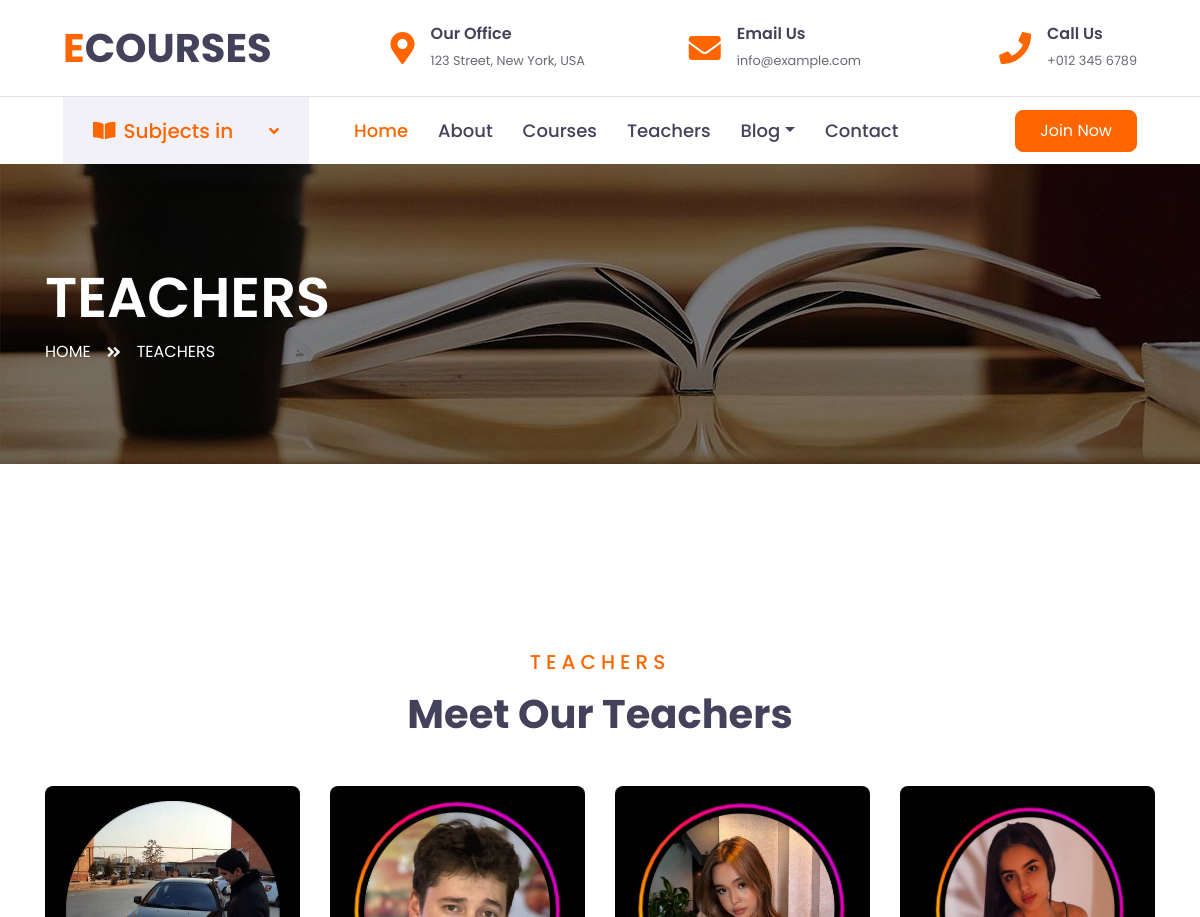
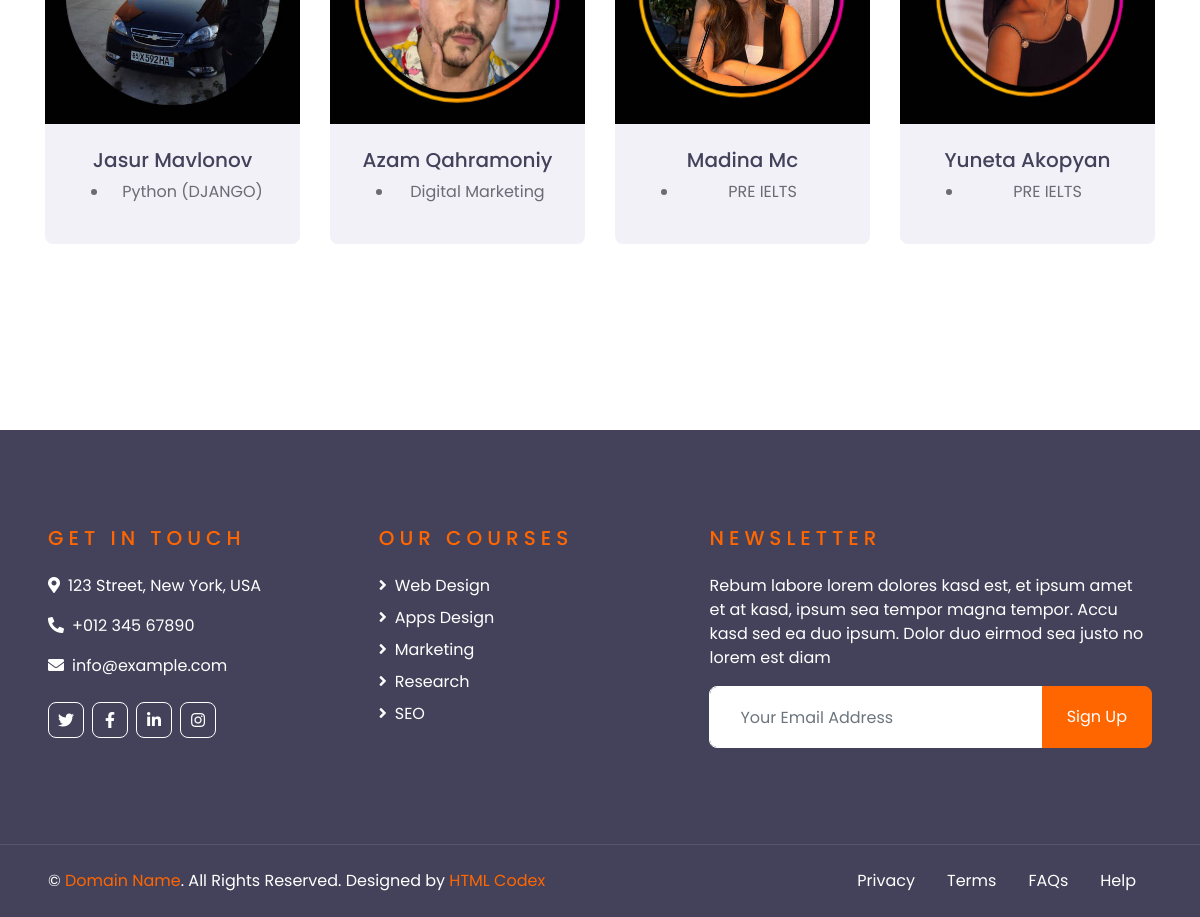
Page /course/teachers/ (signed in) on the committed database (2 pictures, top to bottom).
### online_course/models.py (models this page shows, shortened)
class Teacher(models.Model):
    full_name = models.CharField(max_length=100)
    image = models.ImageField(upload_to='images/teachers/', null=True, blank=True)
    telegram_url = models.URLField(null=True, blank=True)
    instagram_url = models.URLField(null=True, blank=True)

class Course(models.Model):
    name = models.CharField(max_length=100)
    description = models.TextField()
    category = models.ForeignKey(Category, on_delete=models.CASCADE, related_name='categories')
    price = models.FloatField()
    image = models.ImageField(upload_to='images/', blank=True, null=True)
    teachers = models.ForeignKey(Teacher, on_delete=models.CASCADE, related_name='courses')

### online_course/views.py (the view)
# urls.py: path('teachers/', views.TeacherListView.as_view(), name='teachers'),
class TeacherListView(ListView):
    model = Teacher
    context_object_name = 'teachers'
    template_name = 'online_course/teacher.html'
    def get_context_data(self, **kwargs):
        context = super(TeacherListView, self).get_context_data(**kwargs)
        teachers = self.get_queryset()
        context['teachers'] = teachers
        return context

### online_course/templates/online_course/teacher.html (shortened to what this page needs)
{% extends 'online_course/base/base.html' %}
{% load static %}
{% block teachers %}
    <div class="container-fluid page-header" style="margin-bottom: 90px;">
        <div class="container">
            <div class="d-flex flex-column justify-content-center" style="min-height: 300px">
                <h3 class="display-4 text-white text-uppercase">Teachers</h3>
                <div class="d-inline-flex text-white">
                    <p class="m-0 text-uppercase"><a class="text-white" href="">Home</a></p>
                    <i class="fa fa-angle-double-right pt-1 px-3"></i>
                    <p class="m-0 text-uppercase">Teachers</p>
                </div>
            </div>
        </div>
    </div>
    <div class="container-fluid py-5">
        <div class="container pt-5 pb-3">
            <div class="text-center mb-5">
                <h5 class="text-primary text-uppercase mb-3" style="letter-spacing: 5px;">Teachers</h5>
                <h1>Meet Our Teachers</h1>
            </div>
            <div class="row">
                {% for teacher in teachers %}
                    <div class="col-md-6 col-lg-3 text-center team mb-4">
                        <div class="team-item rounded overflow-hidden mb-2">
                            <div class="team-img position-relative">
                                <img class="img-fluid" src="{{ teacher.image.url }}" alt="">
                            </div>
                            <div class="bg-secondary p-4">
                                <h5>{{ teacher.full_name }}</h5>
                                <ul>
                                    {% for course in teacher.courses.all %}
                                        <li>{{ course.name }}</li>
                                    {% endfor %}
                                </ul>
                            </div>
                        </div>
                    </div>
                {% endfor %}
            </div>
        </div>
    </div>
{% endblock %}

### rows in the picture
Teacher: image (picture), full_name "Jasur Mavlonov"
Course: name "Python (DJANGO)"
Teacher: image (picture), full_name "Azam Qahramoniy"
Course: name "Digital Marketing"
Teacher: image (picture), full_name "Madina Mc"
Course: name "PRE IELTS"
Teacher: image (picture), full_name "Yuneta Akopyan"
Course: name "PRE IELTS"
